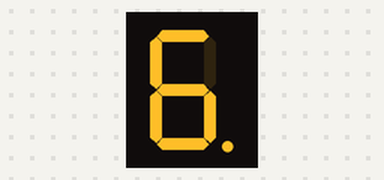
A sketch run on a simulated Arduino Uno, built with avr-gcc and run on an emulated ATmega328P. On the bench: 1-digit seven-segment display. Wiring (inferred from the names in the program): 1-digit 7-segment display, segments lit when HIGH: segments pin 7, pin 6, pin 4, pin 3, pin 2, pin 8, pin 9, pin 5. The segment pins are drawn as the display they are named for.

Above: at 0.05 s.
At 0.45 s:
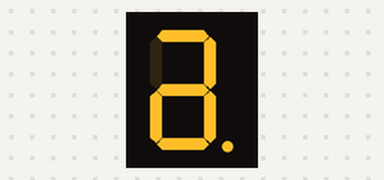
At 0.85 s:
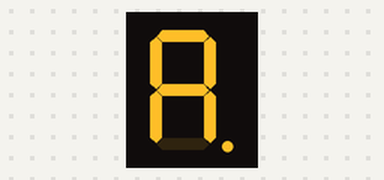

Measured:
- by itself, everything shown: repeats every 0.60 s, in 6 steps

The sketch:

seven_segment_display_rotating_led.ino
```cpp
const int e_seg = 2;
const int d_seg = 3;
const int c_seg = 4;
const int dp = 5;
const int b_seg = 6;
const int a_seg = 7;
const int f_seg = 8;
const int g_seg = 9;
int stepDelay = 100;

void setup() {
  // put your setup code here, to run once:
  pinMode(e_seg, OUTPUT);
  pinMode(d_seg, OUTPUT);
  pinMode(c_seg, OUTPUT);
  pinMode(dp, OUTPUT);
  pinMode(b_seg, OUTPUT);
  pinMode(a_seg, OUTPUT);
  pinMode(f_seg, OUTPUT);
  pinMode(g_seg, OUTPUT);

  // turning off the display completely
  digitalWrite(e_seg, HIGH);
  digitalWrite(d_seg, HIGH);
  digitalWrite(dp, HIGH);
  digitalWrite(a_seg, LOW);
  digitalWrite(f_seg, HIGH);
  digitalWrite(g_seg, HIGH);
  digitalWrite(b_seg, HIGH);
  digitalWrite(c_seg, HIGH);
}

void loop() {
  switchLed(a_seg, b_seg);
  delay(stepDelay);
  switchLed(b_seg, c_seg);
  delay(stepDelay);
  switchLed(c_seg, d_seg);
  delay(stepDelay);
  switchLed(d_seg, e_seg);
  delay(stepDelay);
  switchLed(e_seg, f_seg);
  delay(stepDelay);
  switchLed(f_seg, a_seg);
  delay(stepDelay);
}

void switchLed(int to_turn_off, int to_turn_on){
  digitalWrite(to_turn_off, HIGH);
  digitalWrite(to_turn_on, LOW);
}
```
